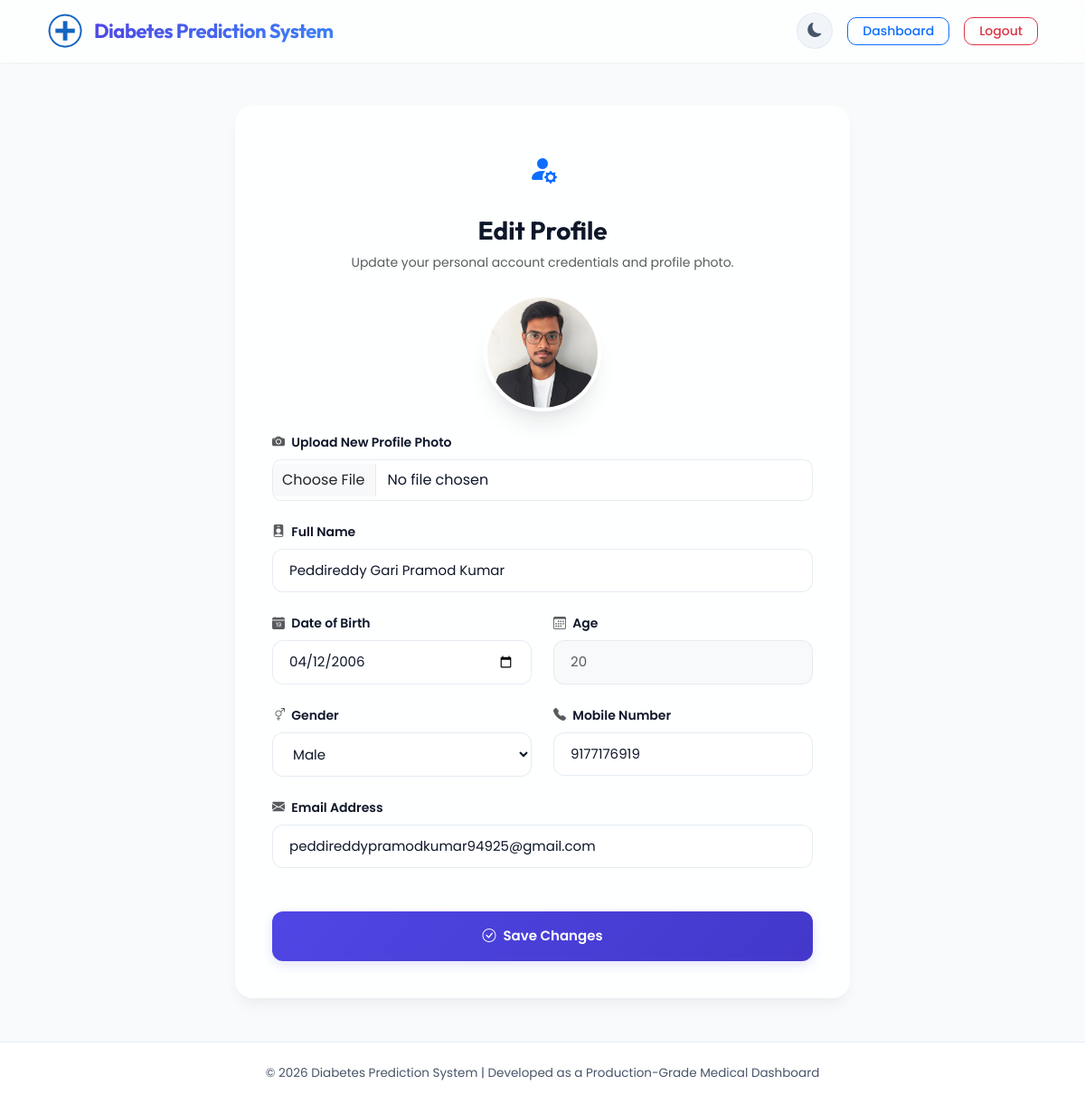
Screenshot of /profile (signed in) with the database file from the repository.
### tables this page shows
CREATE TABLE users (
            id INTEGER PRIMARY KEY AUTOINCREMENT,
            fullname TEXT NOT NULL,
            dob TEXT NOT NULL,
            age INTEGER NOT NULL,
            gender TEXT NOT NULL,
            email TEXT UNIQUE NOT NULL,
            mobile TEXT UNIQUE NOT NULL,
            password_hash TEXT NOT NULL,
            profile_photo TEXT
        );

### Diabetes Prediction System/app.py (the view, shortened to what this page needs)
@app.route('/profile', methods=['GET', 'POST'])
def profile():
    if 'user_id' not in session:
        return redirect(url_for('login'))
    user = get_user_by_id(session['user_id'])
    if not user:
        return redirect(url_for('login'))
    return render_template('profile.html', user=user)

### Diabetes Prediction System/database/database.py (called while the page is built)
def get_db_connection():
    conn = sqlite3.connect(DB_PATH)
    conn.row_factory = sqlite3.Row
    return conn

def get_user_by_id(user_id):
    conn = get_db_connection()
    cursor = conn.cursor()
    user = cursor.execute('SELECT * FROM users WHERE id = ?', (user_id,)).fetchone()
    conn.close()
    return user

### Diabetes Prediction System/templates/profile.html (shortened to what this page needs)
<!DOCTYPE html>
<html lang="en">
<head>
    <link href="https://cdn.jsdelivr.net/npm/bootstrap@5.3.3/dist/css/bootstrap.min.css" rel="stylesheet">
    <link rel="stylesheet" href="https://cdn.jsdelivr.net/npm/bootstrap-icons@1.11.3/font/bootstrap-icons.min.css">
    <link rel="stylesheet" href="{{ url_for('static', filename='css/style.css') }}">
</head>
<body>
    <nav class="navbar navbar-expand-lg sticky-top">
        <div class="container-fluid">
            <a class="logo" href="/dashboard">
                <img src="{{ url_for('static', filename='images/logo.png') }}" width="40" alt="Logo">
                <h2>Diabetes Prediction System</h2>
            </a>
            <div class="collapse navbar-collapse justify-content-end" id="navbarNav">
                <div class="d-flex align-items-center gap-3">
                    <button id="themeToggleBtn" title="Toggle Theme">
                        <i class="bi bi-moon-fill" id="themeToggleIcon"></i>
                    </button>
                    <a href="/dashboard" class="btn btn-outline-primary btn-sm px-3" style="border-radius: 10px; font-weight: 500;">Dashboard</a>
                    <a href="/logout" class="btn btn-outline-danger btn-sm px-3" style="border-radius: 10px; font-weight: 500;">Logout</a>
                </div>
            </div>
        </div>
    </nav>
    <div class="container py-5 d-flex justify-content-center animated-fade">
        <div class="card-premium w-100" style="max-width: 680px; padding: 40px;">
            <div class="text-center mb-4">
                <div class="features-icon-box bg-primary-light text-primary d-inline-flex">
                    <i class="bi bi-person-fill-gear fs-2"></i>
                </div>
                <h3 class="fw-bold">Edit Profile</h3>
                <p class="text-muted small">Update your personal account credentials and profile photo.</p>
            </div>
            <form action="/profile" method="POST" enctype="multipart/form-data">
                <div class="profile-photo-container mb-4">
                    <img src="{{ url_for('static', filename='uploads/profile_photos/' ~ user.profile_photo) if user.profile_photo else url_for('static', filename='images/default_profile.png') }}" alt="Avatar Preview">
                </div>
                <div class="form-group-custom">
                    <label><i class="bi bi-camera-fill text-muted me-1"></i> Upload New Profile Photo</label>
                    <input type="file" class="form-control" name="profile_photo" accept="image/*" style="border-radius: 10px; background-color: var(--bg-secondary); color: var(--text-main); border: 1.5px solid var(--border-color); padding: 10px;">
                </div>
                <div class="form-group-custom">
                    <label><i class="bi bi-person-badge-fill text-muted me-1"></i> Full Name</label>
                    <input type="text" class="form-control-custom" name="fullname" value="{{ user.fullname }}" required>
                </div>
                <div class="row">
                    <div class="col-md-6 form-group-custom">
                        <label><i class="bi bi-calendar-date-fill text-muted me-1"></i> Date of Birth</label>
                        <input type="date" id="dob" class="form-control-custom" name="dob" value="{{ user.dob }}" required>
                    </div>
                    <div class="col-md-6 form-group-custom">
                        <label><i class="bi bi-calendar3 text-muted me-1"></i> Age</label>
                        <input type="number" id="age" class="form-control-custom bg-light text-muted" name="age" value="{{ user.age }}" readonly>
                    </div>
                </div>
                <div class="row">
                    <div class="col-md-6 form-group-custom">
                        <label><i class="bi bi-gender-ambiguous text-muted me-1"></i> Gender</label>
                        <select class="form-control-custom" name="gender" required>
                            <option value="Male" {% if user.gender == 'Male' %}selected{% endif %}>Male</option>
                        </select>
                    </div>
                    <div class="col-md-6 form-group-custom">
                        <label><i class="bi bi-telephone-fill text-muted me-1"></i> Mobile Number</label>
                        <input type="tel" class="form-control-custom" name="mobile" value="{{ user.mobile }}" maxlength="10" required>
                    </div>
                </div>
                <div class="form-group-custom">
                    <label><i class="bi bi-envelope-fill text-muted me-1"></i> Email Address</label>
                    <input type="email" class="form-control-custom" name="email" value="{{ user.email }}" required>
                </div>
                <button type="submit" class="btn-premium w-100 mt-4 py-3">
                    <i class="bi bi-check-circle"></i> Save Changes
                </button>
            </form>
        </div>
    </div>
    <footer>
        <div class="container">
            <p class="mb-0">© 2026 Diabetes Prediction System | Developed as a Production-Grade Medical Dashboard</p>
        </div>
    </footer>
</body>
</html>

### Diabetes Prediction System/static/css/style.css (style rules this page uses)
:root { --bg-primary: #f8fafc; --bg-secondary: #ffffff; --bg-tertiary: #f1f5f9; --card-bg: rgba(255, 255, 255, 0.85); --text-main: #0f172a; --text-muted: #475569; --primary: #4f46e5; --primary-hover: #4338ca; --primary-light: #eeebff; --primary-glow: rgba(79, 70, 229, 0.15); --success: #10b981; --success-light: #d1fae5; --success-glow: rgba(16, 185, 129, 0.15); --danger: #ef4444; --danger-light: #fee2e2; --danger-glow: rgba(239, 68, 68, 0.15); --warning: #f59e0b; --warning-light: #fef3c7; --warning-glow: rgba(245, 158, 11, 0.15); --border-color: rgba(226, 232, 240, 0.8); --border-focus: #818cf8; --shadow-sm: 0 1px 3px rgba(0, 0, 0, 0.05); --shadow-md: 0 10px 15px -3px rgba(15, 23, 42, 0.05), 0 4px 6px -2px rgba(15, 23, 42, 0.02); --shadow-lg: 0 20px 25px -5px rgba(15, 23, 42, 0.08), 0 10px 10px -5px rgba(15, 23, 42, 0.04); --glass-bg: rgba(255, 255, 255, 0.7); --glass-border: rgba(255, 255, 255, 0.6); --glass-blur: blur(12px); --transition-smooth: all 0.3s cubic-bezier(0.4, 0, 0.2, 1); }
* { margin: 0; padding: 0; box-sizing: border-box; }
body { background-color: var(--bg-primary); color: var(--text-main); font-family: 'Poppins', 'Outfit', sans-serif; min-height: 100vh; display: flex; flex-direction: column; overflow-x: hidden; transition: background-color 0.3s ease, color 0.3s ease; }
h1, h2, h3, h4, h5, h6 { font-family: 'Outfit', sans-serif; color: var(--text-main); }
.animated-fade { animation: fadeIn 0.6s cubic-bezier(0.16, 1, 0.3, 1) forwards; }
.navbar { background: var(--glass-bg); backdrop-filter: var(--glass-blur); -webkit-backdrop-filter: var(--glass-blur); border-bottom: 1px solid var(--glass-border); padding: 14px 40px; box-shadow: var(--shadow-sm); z-index: 1000; transition: var(--transition-smooth); }
.navbar .logo { display: flex; align-items: center; gap: 12px; text-decoration: none; }
.navbar .logo h2 { font-size: 22px; font-weight: 700; letter-spacing: -0.5px; background: linear-gradient(135deg, var(--primary) 0%, #3b82f6 100%); -webkit-background-clip: text; -webkit-text-fill-color: transparent; margin: 0; }
#themeToggleBtn { background: var(--bg-tertiary); border: 1px solid var(--border-color); color: var(--text-muted); border-radius: 50%; width: 40px; height: 40px; display: flex; align-items: center; justify-content: center; cursor: pointer; transition: var(--transition-smooth); }
.card-premium { background: var(--card-bg); backdrop-filter: var(--glass-blur); -webkit-backdrop-filter: var(--glass-blur); border-radius: 20px; border: 1px solid var(--glass-border); box-shadow: var(--shadow-md); transition: var(--transition-smooth); padding: 32px; position: relative; overflow: hidden; }
.features-icon-box { width: 60px; height: 60px; display: inline-flex; align-items: center; justify-content: center; border-radius: 16px; margin-bottom: 20px; transition: var(--transition-smooth); }
.form-group-custom { margin-bottom: 24px; position: relative; }
.form-group-custom label { font-size: 14px; font-weight: 600; color: var(--text-main); margin-bottom: 8px; display: block; }
.form-control-custom { width: 100%; padding: 12px 18px; font-size: 15px; color: var(--text-main); border: 1.5px solid var(--border-color); border-radius: 12px; outline: none; transition: var(--transition-smooth); background-color: var(--bg-secondary); }
.profile-photo-container { position: relative; width: 130px; height: 130px; margin: 0 auto 24px auto; }
.profile-photo-container img { width: 100%; height: 100%; border-radius: 50%; object-fit: cover; border: 4px solid var(--bg-secondary); box-shadow: var(--shadow-lg); transition: var(--transition-smooth); }
.btn-premium { background: linear-gradient(135deg, var(--primary) 0%, var(--primary-hover) 100%); color: #ffffff !important; border-radius: 12px; font-weight: 600; font-size: 15px; padding: 13px 28px; border: none; box-shadow: 0 4px 12px var(--primary-glow); transition: var(--transition-smooth); display: inline-flex; align-items: center; justify-content: center; gap: 8px; cursor: pointer; text-decoration: none; }
footer { background-color: var(--bg-secondary); border-top: 1px solid var(--border-color); color: var(--text-muted); font-size: 13.5px; padding: 24px; text-align: center; margin-top: auto; transition: var(--transition-smooth); }

### rows the page displays
users: profile_photo (picture), fullname "Peddireddy Gari Pramod Kumar", dob "04/12/2006", age "20", gender "Male", mobile "9177176919", email "peddireddypramodkumar94925@gmail.com"
